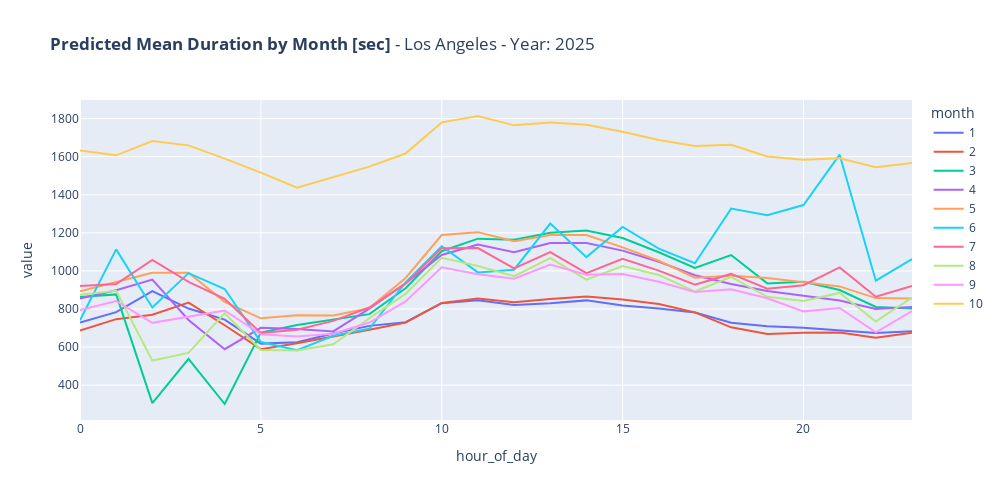

Notebook source saved alongside this figure:
### Code cell
predicted_month_means_los_angeles = group_results_los_angeles['predicted'].mean().unstack(level='hour_of_day').T
fig = px.line(predicted_month_means_washington, title=f"<b>Predicted Mean Duration by Month [sec]</b> - Los Angeles - Year: {year_to_test}", width=1000, height=500)

fig.show()

### Figure 1 — Plotly figure (JSON) as saved in the notebook; plotly's stock layout.template omitted (floating-point values rounded to 4 significant figures)
{"data": [{"hovertemplate": "month=1<br>hour_of_day=%{x}<br>value=%{y}<extra></extra>", "legendgroup": "1", "line": {"color": "#636efa", "dash": "solid"}, "marker": {"symbol": "circle"}, "mode": "lines", "name": "1", "orientation": "v", "showlegend": true, "type": "scatter", "x": [0, 1, 2, 3, 4, 5, 6, 7, 8, 9, 10, 11, 12, 13, 14, 15, 16, 17, 18, 19, 20, 21, 22, 23], "xaxis": "x", "y": [729.1, 783.5, 893.3, 802.2, 744.5, 618.2, 625.6, 671.1, 711.3, 730.6, 830.5, 846.2, 820.5, 829.6, 845.2, 818.0, 802.0, 781.7, 728.2, 709.5, 701.5, 686.6, 673.7, 683.2], "yaxis": "y"}, {"hovertemplate": "month=2<br>hour_of_day=%{x}<br>value=%{y}<extra></extra>", "legendgroup": "2", "line": {"color": "#EF553B", "dash": "solid"}, "marker": {"symbol": "circle"}, "mode": "lines", "name": "2", "orientation": "v", "showlegend": true, "type": "scatter", "x": [0, 1, 2, 3, 4, 5, 6, 7, 8, 9, 10, 11, 12, 13, 14, 15, 16, 17, 18, 19, 20, 21, 22, 23], "xaxis": "x", "y": [686.9, 746.6, 769.4, 833.8, 714.7, 589.0, 619.7, 654.6, 690.6, 728.4, 831.7, 855.6, 835.0, 852.4, 865.2, 850.2, 826.2, 782.2, 703.6, 668.2, 675.1, 676.8, 649.6, 674.6], "yaxis": "y"}, {"hovertemplate": "month=3<br>hour_of_day=%{x}<br>value=%{y}<extra></extra>", "legendgroup": "3", "line": {"color": "#00cc96", "dash": "solid"}, "marker": {"symbol": "circle"}, "mode": "lines", "name": "3", "orientation": "v", "showlegend": true, "type": "scatter", "x": [0, 1, 2, 3, 4, 5, 6, 7, 8, 9, 10, 11, 12, 13, 14, 15, 16, 17, 18, 19, 20, 21, 22, 23], "xaxis": "x", "y": [862.7, 876.5, 305.9, 538.5, 301.2, 676.1, 716.3, 742.7, 773.0, 908.6, 1103.0, 1169.0, 1164.0, 1200.0, 1212.0, 1173.0, 1098.0, 1016.0, 1083.0, 934.3, 943.0, 899.6, 810.8, 802.9], "yaxis": "y"}, {"hovertemplate": "month=4<br>hour_of_day=%{x}<br>value=%{y}<extra></extra>", "legendgroup": "4", "line": {"color": "#ab63fa", "dash": "solid"}, "marker": {"symbol": "circle"}, "mode": "lines", "name": "4", "orientation": "v", "showlegend": true, "type": "scatter", "x": [0, 1, 2, 3, 4, 5, 6, 7, 8, 9, 10, 11, 12, 13, 14, 15, 16, 17, 18, 19, 20, 21, 22, 23], "xaxis": "x", "y": [854.4, 898.7, 954.5, 742.4, 588.9, 701.3, 695.1, 682.2, 801.4, 935.1, 1083.0, 1139.0, 1098.0, 1147.0, 1147.0, 1106.0, 1048.0, 977.1, 930.9, 894.1, 869.1, 844.0, 800.2, 810.6], "yaxis": "y"}, {"hovertemplate": "month=5<br>hour_of_day=%{x}<br>value=%{y}<extra></extra>", "legendgroup": "5", "line": {"color": "#FFA15A", "dash": "solid"}, "marker": {"symbol": "circle"}, "mode": "lines", "name": "5", "orientation": "v", "showlegend": true, "type": "scatter", "x": [0, 1, 2, 3, 4, 5, 6, 7, 8, 9, 10, 11, 12, 13, 14, 15, 16, 17, 18, 19, 20, 21, 22, 23], "xaxis": "x", "y": [892.9, 943.2, 990.3, 990.8, 837.5, 750.9, 766.9, 766.3, 804.4, 962.9, 1188.0, 1203.0, 1156.0, 1188.0, 1189.0, 1123.0, 1053.0, 964.5, 974.7, 962.1, 942.1, 918.5, 857.1, 854.9], "yaxis": "y"}, {"hovertemplate": "month=6<br>hour_of_day=%{x}<br>value=%{y}<extra></extra>", "legendgroup": "6", "line": {"color": "#19d3f3", "dash": "solid"}, "marker": {"symbol": "circle"}, "mode": "lines", "name": "6", "orientation": "v", "showlegend": true, "type": "scatter", "x": [0, 1, 2, 3, 4, 5, 6, 7, 8, 9, 10, 11, 12, 13, 14, 15, 16, 17, 18, 19, 20, 21, 22, 23], "xaxis": "x", "y": [741.0, 1113.0, 808.2, 988.1, 904.7, 626.4, 583.3, 659.1, 696.8, 939.8, 1129.0, 992.0, 1006.0, 1248.0, 1072.0, 1231.0, 1117.0, 1040.0, 1327.0, 1293.0, 1346.0, 1610.0, 948.4, 1061.0], "yaxis": "y"}, {"hovertemplate": "month=7<br>hour_of_day=%{x}<br>value=%{y}<extra></extra>", "legendgroup": "7", "line": {"color": "#FF6692", "dash": "solid"}, "marker": {"symbol": "circle"}, "mode": "lines", "name": "7", "orientation": "v", "showlegend": true, "type": "scatter", "x": [0, 1, 2, 3, 4, 5, 6, 7, 8, 9, 10, 11, 12, 13, 14, 15, 16, 17, 18, 19, 20, 21, 22, 23], "xaxis": "x", "y": [921.1, 930.8, 1058.0, 941.9, 852.9, 674.0, 691.4, 737.5, 807.8, 932.9, 1119.0, 1120.0, 1013.0, 1099.0, 988.4, 1063.0, 1001.0, 927.3, 984.1, 906.7, 924.6, 1019.0, 864.4, 920.8], "yaxis": "y"}, {"hovertemplate": "month=8<br>hour_of_day=%{x}<br>value=%{y}<extra></extra>", "legendgroup": "8", "line": {"color": "#B6E880", "dash": "solid"}, "marker": {"symbol": "circle"}, "mode": "lines", "name": "8", "orientation": "v", "showlegend": true, "type": "scatter", "x": [0, 1, 2, 3, 4, 5, 6, 7, 8, 9, 10, 11, 12, 13, 14, 15, 16, 17, 18, 19, 20, 21, 22, 23], "xaxis": "x", "y": [874.9, 895.2, 529.0, 569.5, 778.0, 584.7, 581.7, 615.0, 751.3, 879.2, 1068.0, 1026.0, 972.3, 1067.0, 954.1, 1026.0, 978.9, 891.5, 968.5, 863.8, 841.7, 884.2, 734.5, 859.4], "yaxis": "y"}, {"hovertemplate": "month=9<br>hour_of_day=%{x}<br>value=%{y}<extra></extra>", "legendgroup": "9", "line": {"color": "#FF97FF", "dash": "solid"}, "marker": {"symbol": "circle"}, "mode": "lines", "name": "9", "orientation": "v", "showlegend": true, "type": "scatter", "x": [0, 1, 2, 3, 4, 5, 6, 7, 8, 9, 10, 11, 12, 13, 14, 15, 16, 17, 18, 19, 20, 21, 22, 23], "xaxis": "x", "y": [794.2, 842.1, 727.2, 758.8, 791.9, 667.2, 654.9, 670.5, 728.9, 839.9, 1019.0, 982.7, 959.2, 1033.0, 979.3, 983.7, 942.6, 889.3, 903.4, 856.4, 787.4, 805.4, 677.8, 788.6], "yaxis": "y"}, {"hovertemplate": "month=10<br>hour_of_day=%{x}<br>value=%{y}<extra></extra>", "legendgroup": "10", "line": {"color": "#FECB52", "dash": "solid"}, "marker": {"symbol": "circle"}, "mode": "lines", "name": "10", "orientation": "v", "showlegend": true, "type": "scatter", "x": [0, 1, 2, 3, 4, 5, 6, 7, 8, 9, 10, 11, 12, 13, 14, 15, 16, 17, 18, 19, 20, 21, 22, 23], "xaxis": "x", "y": [1632.0, 1607.0, 1682.0, 1659.0, 1589.0, 1516.0, 1436.0, 1493.0, 1547.0, 1616.0, 1780.0, 1813.0, 1764.0, 1779.0, 1767.0, 1731.0, 1688.0, 1656.0, 1662.0, 1601.0, 1584.0, 1592.0, 1544.0, 1567.0], "yaxis": "y"}], "layout": {"height": 500, "legend": {"title": {"text": "month"}, "tracegroupgap": 0}, "title": {"text": "<b>Predicted Mean Duration by Month [sec]</b> - Los Angeles - Year: 2025"}, "width": 1000, "xaxis": {"anchor": "y", "domain": [0, 1], "title": {"text": "hour_of_day"}}, "yaxis": {"anchor": "x", "domain": [0, 1], "title": {"text": "value"}}}}
